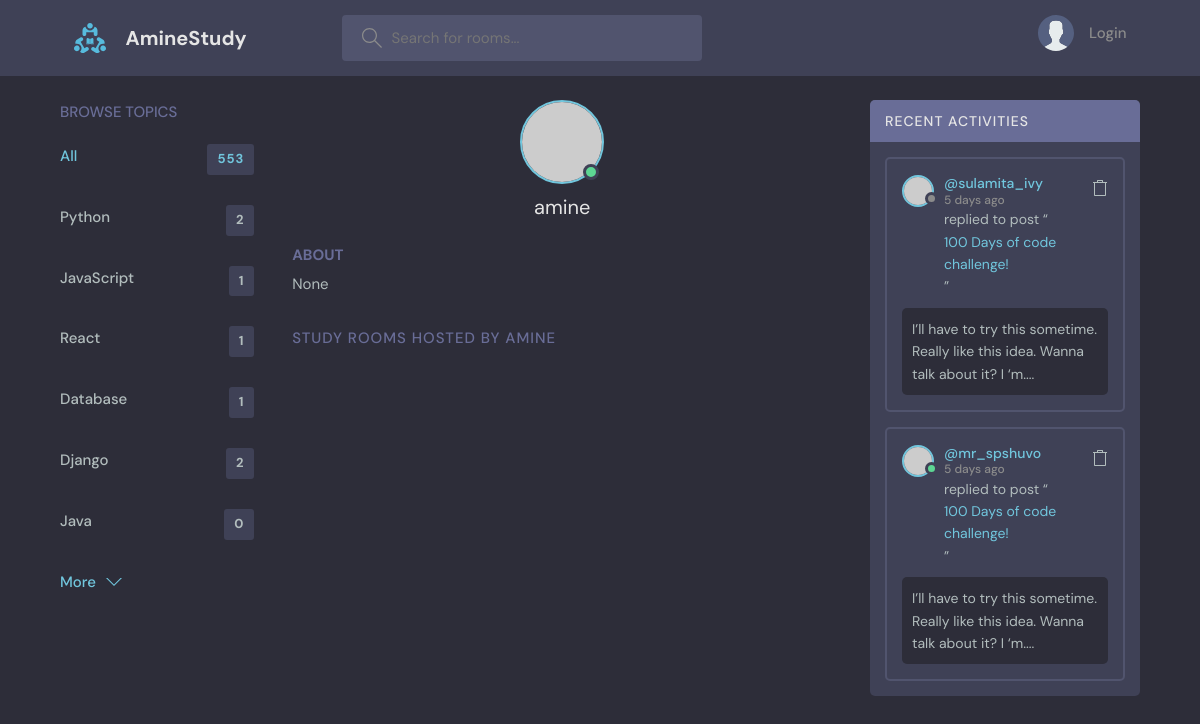
Page /accounts/profile/amine on the committed database.
### room/models.py (models this page shows)
class Category(models.Model):
	name = models.CharField(max_length=50)
	def __str__(self):
		return self.name

### accounts/models.py (models this page shows, shortened)
class Profile(models.Model):
	user = models.OneToOneField(User, on_delete = models.CASCADE)
	num = models.CharField(max_length=50)
	about = models.TextField(null=True,blank=True)
	slug = models.SlugField(blank=True,null=True)

### accounts/views.py (the view)
# urls.py: path('profile/<str:slug>',views.profile,name = 'profile'),
def profile(request, slug):
	profile = Profile.objects.get(slug = slug)
	rooms = Room.objects.filter(owner = profile.id)
	category = Category.objects.annotate(num_items=Count('room'))
	context = {
				'profile': profile,
				'rooms':rooms,
				'category':category
	}
	return render(request,'accounts/profile.html',context)

### accounts/templates/accounts/profile.html (shortened to what this page needs)
{% extends "base.html" %}
{% block body %}
 <main class="profile-page layout layout--3">
    <div class="container">
      <div class="topics">
        <div class="topics__header">
          <h2>Browse Topics</h2>
        </div>
        <ul class="topics__list">
          <li>
            <a href="/" class="active">All <span>553</span></a>
          </li>
          {% for cat in category %}
                    <li>
                      <a href="/">{{cat}} <span>{{cat.num_items}}</span></a>
                    </li>
            {% endfor %}
        </ul>
        <button class="btn btn--link" href="/">
          More
          <svg version="1.1" xmlns="http://www.w3.org/2000/svg" width="32" height="32" viewBox="0 0 32 32">
            <title>chevron-down</title>
            <path d="M16 21l-13-13h-3l16 16 16-16h-3l-13 13z"></path>
          </svg>
        </button>
      </div>
      <div class="roomList">
        <div class="profile">
          <div class="profile__avatar">
            <div class="avatar avatar--large active">
              <img src="https://randomuser.me/api/portraits/men/11.jpg" />
            </div>
          </div>
          <div class="profile__info">
            <h3>{{profile.user.username}}</h3>
          </div>
          <div class="profile__about">
            <h3>About</h3>
            <p>
              {{profile.about}}
            </p>
          </div>
        </div>
        <div class="roomList__header">
          <div>
            <h2>Study Rooms Hosted by {{profile.user.username}}</a>
            </h2>
          </div>
        </div>
      </div>
      <div class="activities">
        <div class="activities__header">
          <h2>Recent Activities</h2>
        </div>
        <div class="activities__box">
          <div class="activities__boxHeader roomListRoom__header">
            <a href="profile.html" class="roomListRoom__author">
              <div class="avatar avatar--small">
                <img src="https://randomuser.me/api/portraits/women/11.jpg" />
              </div>
              <p>
                @sulamita_ivy
                <span>5 days ago</span>
              </p>
            </a>
            <div class="roomListRoom__actions">
              <a href="#">
              </a>
            </div>
          </div>
          <div class="activities__boxContent">
            <p>replied to post “<a href="room.html">100 Days of code challenge!</a>”</p>
            <div class="activities__boxRoomContent">
              I’ll have to try this sometime. Really like this idea. Wanna talk about it? I ‘m....
            </div>
          </div>
        </div>
        <div class="activities__box">
          <div class="activities__boxHeader roomListRoom__header">
            <a href="profile.html" class="roomListRoom__author">
              <div class="avatar avatar--small active">
                <img src="https://randomuser.me/api/portraits/men/13.jpg" />
              </div>
              <p>
                @mr_spshuvo
                <span>5 days ago</span>
              </p>
            </a>
            <div class="roomListRoom__actions">
              <a href="#">
              </a>
            </div>
          </div>
          <div class="activities__boxContent">
            <p>replied to post “<a href="room.html">100 Days of code challenge!</a>”</p>
            <div class="activities__boxRoomContent">
              I’ll have to try this sometime. Really like this idea. Wanna talk about it? I ‘m....
            </div>
          </div>
        </div>
      </div>
    </div>
  </main>
{% endblock body %}

### rows in the picture
Category: name "Python", num_items "2"
Category: name "JavaScript", num_items "1"
Category: name "React", num_items "1"
Category: name "Database", num_items "1"
Category: name "Django", num_items "2"
Category: name "Java", num_items "0"
Profile: user.username "amine", about "None", user.username "AMINE"
